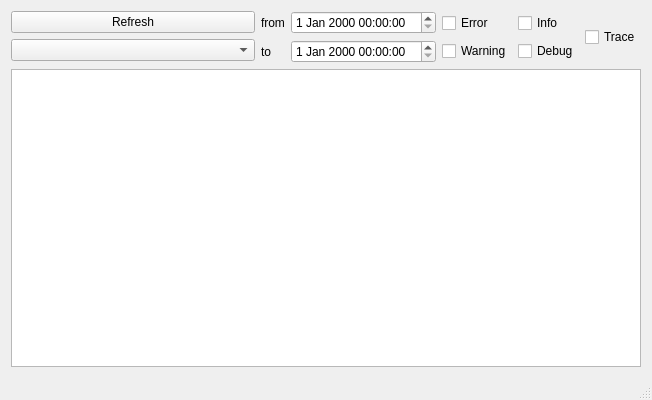
<?xml version="1.0" encoding="UTF-8"?>
<ui version="4.0">
 <class>LogViewerClass</class>
 <widget class="QMainWindow" name="LogViewerClass">
  <property name="geometry">
   <rect>
    <x>0</x>
    <y>0</y>
    <width>652</width>
    <height>400</height>
   </rect>
  </property>
  <property name="windowTitle">
   <string>LogViewer</string>
  </property>
  <widget class="QWidget" name="centralWidget">
   <layout class="QVBoxLayout" name="verticalLayout_3">
    <item>
     <layout class="QHBoxLayout" name="horizontalLayout_5">
      <item>
       <layout class="QVBoxLayout" name="verticalLayout">
        <item>
         <widget class="QPushButton" name="refreshButton">
          <property name="text">
           <string>Refresh</string>
          </property>
         </widget>
        </item>
        <item>
         <widget class="QComboBox" name="logComboBox"/>
        </item>
       </layout>
      </item>
      <item>
       <layout class="QHBoxLayout" name="horizontalLayout_2">
        <item>
         <layout class="QHBoxLayout" name="horizontalLayout">
          <item>
           <layout class="QFormLayout" name="formLayout">
            <item row="0" column="0">
             <widget class="QLabel" name="fromLabel">
              <property name="text">
               <string>from</string>
              </property>
             </widget>
            </item>
            <item row="0" column="1">
             <widget class="QDateTimeEdit" name="fromTimeEdit"/>
            </item>
            <item row="1" column="0">
             <widget class="QLabel" name="toLabel">
              <property name="text">
               <string>to</string>
              </property>
             </widget>
            </item>
            <item row="1" column="1">
             <widget class="QDateTimeEdit" name="toTimeEdit"/>
            </item>
           </layout>
          </item>
          <item>
           <layout class="QGridLayout" name="gridLayout">
            <item row="1" column="0">
             <widget class="QCheckBox" name="warningCheckBox">
              <property name="text">
               <string>Warning</string>
              </property>
              <property name="tristate">
               <bool>true</bool>
              </property>
             </widget>
            </item>
            <item row="0" column="2" rowspan="2">
             <widget class="QCheckBox" name="traceCheckBox">
              <property name="text">
               <string>Trace</string>
              </property>
              <property name="tristate">
               <bool>true</bool>
              </property>
             </widget>
            </item>
            <item row="1" column="1">
             <widget class="QCheckBox" name="debugCheckBox">
              <property name="text">
               <string>Debug</string>
              </property>
              <property name="tristate">
               <bool>true</bool>
              </property>
             </widget>
            </item>
            <item row="0" column="1">
             <widget class="QCheckBox" name="infoCheckBox">
              <property name="text">
               <string>Info</string>
              </property>
              <property name="tristate">
               <bool>true</bool>
              </property>
             </widget>
            </item>
            <item row="0" column="0">
             <widget class="QCheckBox" name="errorCheckBox">
              <property name="text">
               <string>Error</string>
              </property>
              <property name="tristate">
               <bool>true</bool>
              </property>
             </widget>
            </item>
           </layout>
          </item>
         </layout>
        </item>
       </layout>
      </item>
     </layout>
    </item>
    <item>
     <widget class="QTableWidget" name="tableWidget">
      <property name="sortingEnabled">
       <bool>false</bool>
      </property>
     </widget>
    </item>
   </layout>
  </widget>
  <widget class="QStatusBar" name="statusBar"/>
 </widget>
 <layoutdefault spacing="6" margin="11"/>
 <resources>
  <include location="LogViewer.qrc"/>
 </resources>
 <connections/>
</ui>
